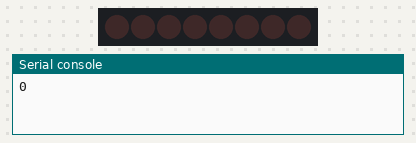
Simulated run of this program. Board: MicroPython board. Parts: 8 shift-register outputs drawn as a row of LEDs (first output left, lit = HIGH), the last lines printed to the serial console.

Above: at 0.2 s.
At 1.2 s:
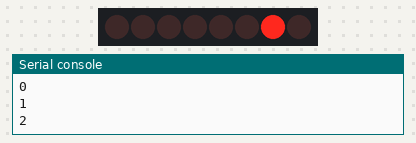
At 2.2 s:
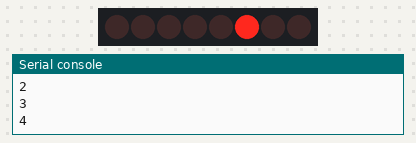
At 4.7 s:
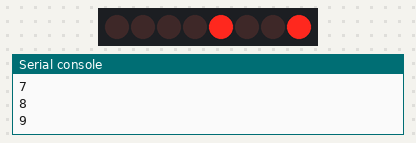
At 7.2 s:
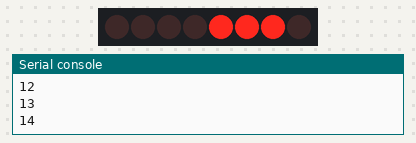
At 9.7 s:
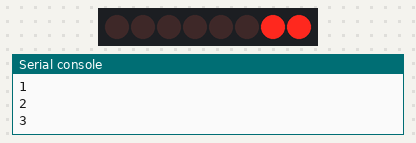
Timing chart, 0 to 10.4 s (numbered marks = the images above):
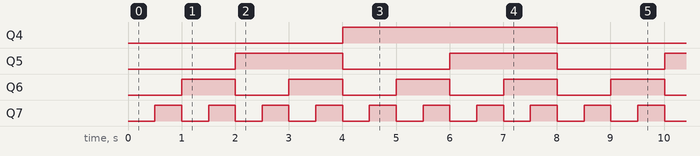

The program:

7.5_Shift_Register.py
```python
"""
@file       7.5_Shift_Register.py
@brief      Project that shows how to drive many LEDs with only three pins of the board, using a 74HC595 shift
            register. The example builds a 4-bit binary counter that counts from 0 to 15 and displays the count on
            four LEDs, which is a nice way of seeing how computers count in binary.
            It introduces two new ideas: shifting data out one bit at a time, and latching the outputs.
            For details, connection diagram and more, check out the example documentation at: <link placeholder>

@author     Josip Šimun Kuči @ soldered.com
"""

from machine import Pin
import time

"""
This is a variable to which we pass the number of pin that we had connected the shift register's data pin to, marked DS
on the chip. This is the pin the bits themselves travel over, one after another.
The NULA board has a pin naming logic as follows: IO4, where 4 is the number that we give to the variable.
If you wish to use a different pin, make sure you are using a IO__ marked pin.

Remember that each of the four LEDs on the shift register outputs needs its own 330 Ohm resistor in series with it,
exactly as if it were wired straight to the board.
"""
DATA_PIN = 4

"""
This is a variable to which we pass the number of pin that we had connected the shift register's latch pin to. On the
74HC595 chip this pin is marked ST_CP. The latch is what tells the chip "the data I sent you is complete, show it now",
which is why the LEDs change all at once instead of flickering through every step.
"""
LATCH_PIN = 3

"""
This is a variable to which we pass the number of pin that we had connected the shift register's clock pin to, marked
SH_CP on the chip. The clock is a pin we switch up and down, and every time it goes up the chip takes in one more bit.
This is how the chip knows when the next bit is ready.
"""
CLOCK_PIN = 2

"""
Here we create our three Pin objects. Pin.OUT tells the board that these pins should write a value instead of reading
one, since all three of them send information to the chip.
"""
data_pin = Pin(DATA_PIN, Pin.OUT)
latch_pin = Pin(LATCH_PIN, Pin.OUT)
clock_pin = Pin(CLOCK_PIN, Pin.OUT)

# Start with all three pins low, so the chip begins from a known state.
data_pin.value(0)
latch_pin.value(0)
clock_pin.value(0)

"""
This variable holds the value of our counter. Each pass through the loop it grows by one, and after 15 it starts over
from zero.
"""
counter = 0


def shift_out(value):
    """
    This is a function we wrote ourselves, because there is no ready-made function for shifting a byte out.
    It sends one byte out over the data pin, one bit at a time, pulsing the clock pin after each bit.
    range(8) counts up from 0 to 7, so we start with the least significant bit, meaning the rightmost one.
    The first bit sent travels furthest along the chip, which is why the lowest bit ends up on pin Q7.
    Shifting the value right by i positions and combining it with 1 using the bitwise AND ("&") is how we pick out the
    single bit we want to send.
    """
    for i in range(8):
        bit = (value >> i) & 1
        data_pin.value(bit)
        clock_pin.value(1)
        clock_pin.value(0)


while True:

    """
    Here we keep our counter inside four bits. The "&" is a bitwise AND, and 0x0F is the hexadecimal way of writing the
    number 15, which in binary is 1111. Combining a number with 1111 this way keeps only its lowest four bits and throws
    the rest away, which is a common trick for making sure a value stays in range.
    """
    value = counter & 0x0F

    """
    Pulling the latch pin low tells the chip that we are about to send new data and that it should not change its
    outputs yet. Without this the LEDs would visibly flicker while the bits are still arriving.
    """
    latch_pin.value(0)

    # Send the eight bits of our value to the chip, using our own function above.
    shift_out(value)

    """
    Pulling the latch pin back high tells the chip that the data is complete. Only now do the outputs change, and all
    eight of them change together.
    """
    latch_pin.value(1)

    # Print the value too, so you can compare the number with the pattern of lit LEDs.
    print(value)

    """
    Count one up, and start over from zero once we pass 15, because four LEDs cannot show any number higher than that.
    The "%" operator gives the remainder of a division, which is a short way of wrapping a counter around.
    """
    counter = (counter + 1) % 16

    """
    time.sleep() is a function that starts a pause in the code, given in seconds. Half a second is slow enough to follow
    the counting with your eyes. Feel free to experiment with this value.
    """
    time.sleep(0.5)
```

Measured:
- by itself, Q4: alternates HIGH for 4.0 s and LOW for 4.0 s
- by itself, Q5: alternates HIGH for 2.0 s and LOW for 2.0 s
- by itself, Q6: alternates HIGH for 1.0 s and LOW for 1.0 s
- by itself, Q7: alternates HIGH for 0.50 s and LOW for 0.50 s
